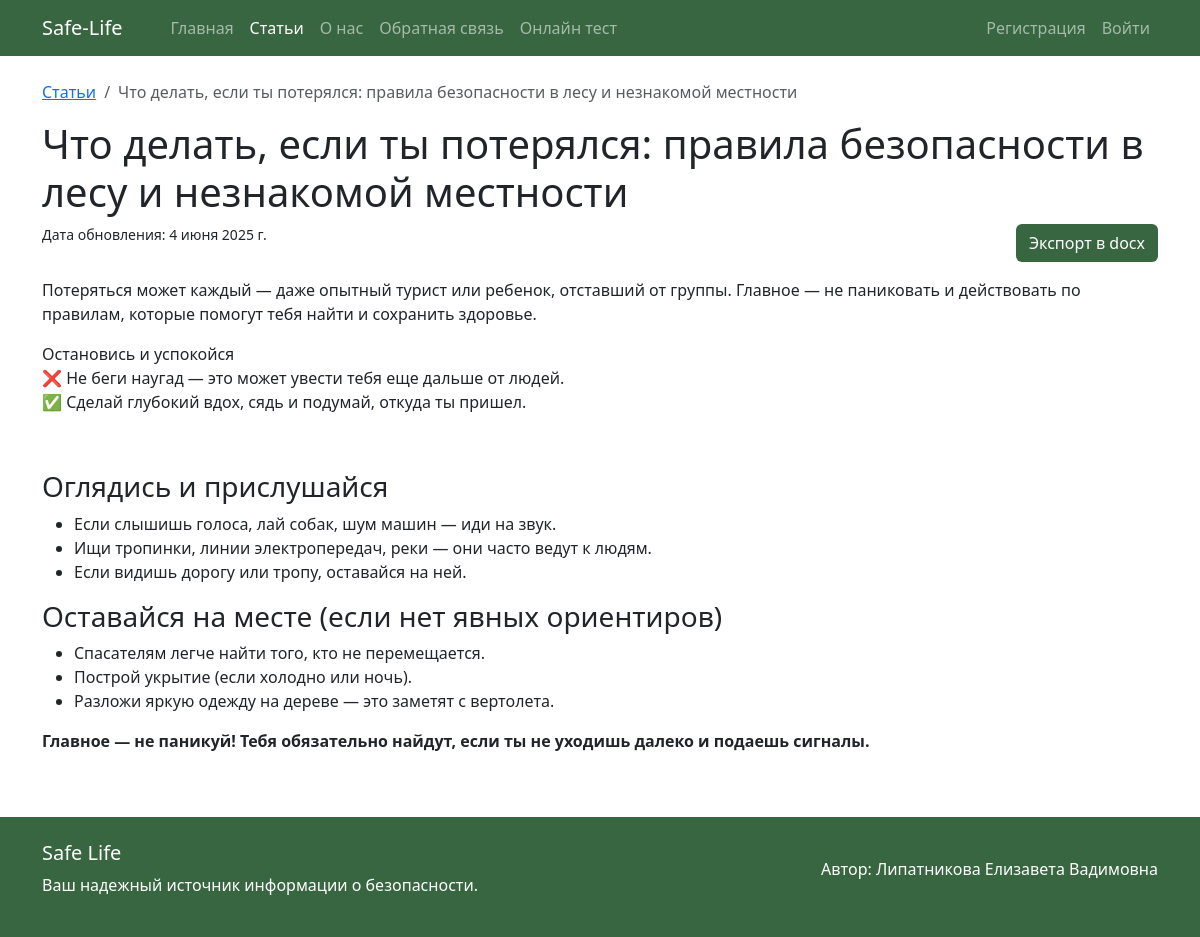
Page /articles/2/ on the committed database.
### articles/models.py (models this page shows, shortened)
class Article(models.Model):
    title = models.CharField("Заголовок", max_length=140)
    topic = models.ForeignKey(
        Topic, # С какой моделью связываемся
        verbose_name="Тема", # Имя поля, которое будет отображаться у пользователя
        on_delete=models.SET_NULL, # Поведение при удалении, в нашем случае поле будет иметь значение null
        null=True, # Может ли поле в таблице быть пустым
        blank=True, # Может ли поле в формах быть необязательным
        related_name="articles", # Обратное имя, для обращения к статьями из модели темы
    )
    content = CKEditor5Field("Содержиоме статьи") # Поле "богатого" текста (с списками, таблицами, жирными текстом и т.д.)
    update_at = models.DateField("Дата обновления", auto_now=True)
    class Meta:
        ordering = ("-update_at", )
        verbose_name = "Статья"
        verbose_name_plural = "Статьи"

### articles/views.py (the view)
# urls.py: path('<int:pk>/', ArticleView.as_view(), name="article"),
class ArticleView(MenuMixin, DetailView):
    id_page = "articles"
    model = Article
    template_name = "article.html"
    context_object_name = "article"

### main/mixins.py (called while the page is built)
    def get_context_data(self, **kwargs):
        context = super().get_context_data(**kwargs)
        context["id_active_page"] = self.id_page
        return context

### articles/templates/article.html (shortened to what this page needs)
{% extends "main.html" %}
{% block breadcrumb %}
    <li class="breadcrumb-item"><a href="{% url "list_articles" %}">Статьи</a></li>
    <li class="breadcrumb-item active">{{ article.title }}</li>
{% endblock breadcrumb %}
{% block main %}
    <h1>{{ article.title }}</h1>
    <div class="d-flex justify-content-between">
        <small>Дата обновления: {{ article.update_at }}</small>
        <a href="{% url "export_article" article.id %}" class="btn btn-main">Экспорт в docx</a>
    </div>
    <div class="mt-3">
        {{ article.content|safe  }}
    </div>
{% endblock main %}

### static/css/base.css (style rules this page uses)
:root { --bs-primary: #386641; --bs-secondary: #6a994e; }
body { min-height: 100vh; display: flex; flex-direction: column; }
.btn-main { background-color: var(--bs-primary); color: white; }

### rows in the picture
Article: title "Что делать, если ты потерялся: правила безопасности в лесу и незнакомой местности", update_at "4 июня 2025 г.", content "Потеряться может каждый — даже опытный турист или ребенок, отставший от группы. Главное — не паниковать и действовать по правилам, которые помогут тебя найти и сохранить здоровье. Остановись и успокойся ❌ Не беги наугад — это может увести тебя еще дальше от людей. ✅ Сделай глубокий вдох, сядь и подумай, откуда ты пришел. Оглядись и прислушайся Если слышишь голоса, лай собак, шум машин — иди на звук. Ищи тропинки, линии электропередач, реки — они часто ведут к людям. Если видишь дорогу или тропу, оставайся на ней. Оставайся на месте (если нет явных ориентиров) Спасателям легче найти того, кто не перемещается. Построй укрытие (если холодно или ночь). Разложи яркую одежду на дереве — это…"
